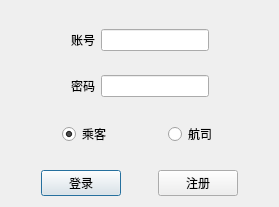
<?xml version="1.0" encoding="UTF-8"?>
<ui version="4.0">
 <class>Dialog</class>
 <widget class="QDialog" name="Dialog">
  <property name="geometry">
   <rect>
    <x>0</x>
    <y>0</y>
    <width>279</width>
    <height>207</height>
   </rect>
  </property>
  <property name="windowTitle">
   <string>登录</string>
  </property>
  <layout class="QGridLayout" name="gridLayout">
   <item row="0" column="0">
    <layout class="QVBoxLayout" name="verticalLayout">
     <item>
      <spacer name="verticalSpacer_4">
       <property name="orientation">
        <enum>Qt::Vertical</enum>
       </property>
       <property name="sizeHint" stdset="0">
        <size>
         <width>20</width>
         <height>40</height>
        </size>
       </property>
      </spacer>
     </item>
     <item>
      <layout class="QHBoxLayout" name="horizontalLayout_2">
       <item>
        <spacer name="horizontalSpacer_6">
         <property name="orientation">
          <enum>Qt::Horizontal</enum>
         </property>
         <property name="sizeHint" stdset="0">
          <size>
           <width>40</width>
           <height>20</height>
          </size>
         </property>
        </spacer>
       </item>
       <item>
        <widget class="QLabel" name="label">
         <property name="text">
          <string>账号</string>
         </property>
        </widget>
       </item>
       <item>
        <widget class="QLineEdit" name="lineEdit"/>
       </item>
       <item>
        <spacer name="horizontalSpacer_7">
         <property name="orientation">
          <enum>Qt::Horizontal</enum>
         </property>
         <property name="sizeHint" stdset="0">
          <size>
           <width>40</width>
           <height>20</height>
          </size>
         </property>
        </spacer>
       </item>
      </layout>
     </item>
     <item>
      <spacer name="verticalSpacer">
       <property name="orientation">
        <enum>Qt::Vertical</enum>
       </property>
       <property name="sizeHint" stdset="0">
        <size>
         <width>20</width>
         <height>40</height>
        </size>
       </property>
      </spacer>
     </item>
     <item>
      <layout class="QHBoxLayout" name="horizontalLayout_3">
       <item>
        <spacer name="horizontalSpacer_8">
         <property name="orientation">
          <enum>Qt::Horizontal</enum>
         </property>
         <property name="sizeHint" stdset="0">
          <size>
           <width>40</width>
           <height>20</height>
          </size>
         </property>
        </spacer>
       </item>
       <item>
        <widget class="QLabel" name="label_2">
         <property name="text">
          <string>密码</string>
         </property>
        </widget>
       </item>
       <item>
        <widget class="QLineEdit" name="lineEdit_2"/>
       </item>
       <item>
        <spacer name="horizontalSpacer_9">
         <property name="orientation">
          <enum>Qt::Horizontal</enum>
         </property>
         <property name="sizeHint" stdset="0">
          <size>
           <width>40</width>
           <height>20</height>
          </size>
         </property>
        </spacer>
       </item>
      </layout>
     </item>
     <item>
      <spacer name="verticalSpacer_2">
       <property name="orientation">
        <enum>Qt::Vertical</enum>
       </property>
       <property name="sizeHint" stdset="0">
        <size>
         <width>20</width>
         <height>40</height>
        </size>
       </property>
      </spacer>
     </item>
     <item>
      <layout class="QHBoxLayout" name="horizontalLayout_4">
       <item>
        <spacer name="horizontalSpacer_3">
         <property name="orientation">
          <enum>Qt::Horizontal</enum>
         </property>
         <property name="sizeHint" stdset="0">
          <size>
           <width>40</width>
           <height>20</height>
          </size>
         </property>
        </spacer>
       </item>
       <item>
        <widget class="QRadioButton" name="radioButton">
         <property name="text">
          <string>乘客</string>
         </property>
         <property name="checked">
          <bool>true</bool>
         </property>
        </widget>
       </item>
       <item>
        <spacer name="horizontalSpacer_5">
         <property name="orientation">
          <enum>Qt::Horizontal</enum>
         </property>
         <property name="sizeHint" stdset="0">
          <size>
           <width>40</width>
           <height>20</height>
          </size>
         </property>
        </spacer>
       </item>
       <item>
        <widget class="QRadioButton" name="radioButton_2">
         <property name="text">
          <string>航司</string>
         </property>
        </widget>
       </item>
       <item>
        <spacer name="horizontalSpacer_4">
         <property name="orientation">
          <enum>Qt::Horizontal</enum>
         </property>
         <property name="sizeHint" stdset="0">
          <size>
           <width>40</width>
           <height>20</height>
          </size>
         </property>
        </spacer>
       </item>
      </layout>
     </item>
     <item>
      <spacer name="verticalSpacer_3">
       <property name="orientation">
        <enum>Qt::Vertical</enum>
       </property>
       <property name="sizeHint" stdset="0">
        <size>
         <width>20</width>
         <height>40</height>
        </size>
       </property>
      </spacer>
     </item>
     <item>
      <layout class="QHBoxLayout" name="horizontalLayout">
       <item>
        <spacer name="horizontalSpacer_2">
         <property name="orientation">
          <enum>Qt::Horizontal</enum>
         </property>
         <property name="sizeHint" stdset="0">
          <size>
           <width>40</width>
           <height>20</height>
          </size>
         </property>
        </spacer>
       </item>
       <item>
        <widget class="QPushButton" name="pushButton">
         <property name="text">
          <string>登录</string>
         </property>
        </widget>
       </item>
       <item>
        <spacer name="horizontalSpacer">
         <property name="orientation">
          <enum>Qt::Horizontal</enum>
         </property>
         <property name="sizeHint" stdset="0">
          <size>
           <width>40</width>
           <height>20</height>
          </size>
         </property>
        </spacer>
       </item>
       <item>
        <widget class="QPushButton" name="pushButton_2">
         <property name="text">
          <string>注册</string>
         </property>
        </widget>
       </item>
       <item>
        <spacer name="horizontalSpacer_10">
         <property name="orientation">
          <enum>Qt::Horizontal</enum>
         </property>
         <property name="sizeHint" stdset="0">
          <size>
           <width>40</width>
           <height>20</height>
          </size>
         </property>
        </spacer>
       </item>
      </layout>
     </item>
    </layout>
   </item>
  </layout>
 </widget>
 <tabstops>
  <tabstop>lineEdit</tabstop>
  <tabstop>lineEdit_2</tabstop>
  <tabstop>radioButton</tabstop>
  <tabstop>radioButton_2</tabstop>
  <tabstop>pushButton</tabstop>
  <tabstop>pushButton_2</tabstop>
 </tabstops>
 <resources/>
 <connections/>
</ui>
